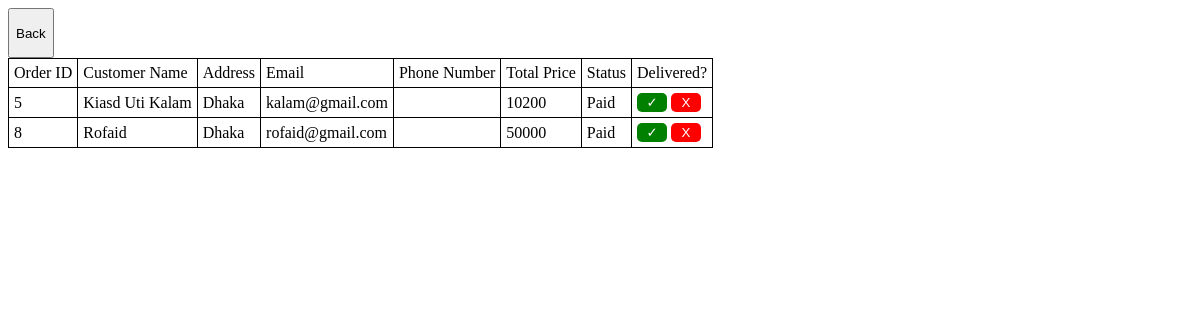
The app's page /delivery/index.php with its own data.
### tables this page shows
CREATE TABLE `order` (
  `order_id` int(11) NOT NULL,
  `order_type` varchar(255) NOT NULL,
  `name` varchar(255) NOT NULL,
  `order_date` datetime DEFAULT NULL,
  `order_address` varchar(255) DEFAULT NULL,
  `status` varchar(255) DEFAULT NULL,
  `total_price` double NOT NULL,
  `customer_email` varchar(255) DEFAULT NULL,
  `transactionID` varchar(255) DEFAULT NULL
);

### delivery/index.php (the view, shortened to what this page needs)
<?php
	include 'db_connection.php';
	$sql = 'SELECT * FROM `order` WHERE order.status="Paid"';
	$result = $conn->query($sql);
	if ($result->num_rows > 0) {
		echo '<input class="button" style="margin-right: 310px; wdith: 50px; height: 50px;" type="button" value="Back" onclick="history.back()">
		';
	  echo "<table>";
	  echo "<tr><td>Order ID</td><td>Customer Name</td><td>Address</td><td>Email</td><td>Phone Number</td><td>Total Price</td><td>Status</td><td>Delivered?</td></tr>";
	  while($row = $result->fetch_assoc()) {
		echo "<tr><td>".$row['order_id']."</td><td>".$row['name']."</td><td>".$row['order_address']."</td><td>".$row['customer_email']."</td><td>".$row['phone']."</td><td>".$row['total_price']."</td><td>".$row['status']."</td><td><button class='btn-green' onClick='alert(\"Delivered!\");'>✓</button> <button class='btn-red' onClick='alert(\"Cancelled!\");'>X</button></td></tr>";
	  }
	  echo "</table>";
	} else {
	  echo "0 results";
	}
?>

### delivery/index.php (style rules this page uses)
table, th, td { border: 1px solid black; border-collapse: collapse; padding: 5px; }
.btn-green { background-color: green; color: white; width: 30px; padding: 2px; border: none; border-radius: 5px; }
.btn-red { background-color: red; color: white; width: 30px; padding: 2px; border: none; border-radius: 5px; }

### records on screen
order: order_id "5", name "Kiasd Uti Kalam", order_address "Dhaka", customer_email "kalam@gmail.com", total_price "10200", status "Paid"
order: order_id "8", name "Rofaid", order_address "Dhaka", customer_email "rofaid@gmail.com", total_price "50000", status "Paid"
